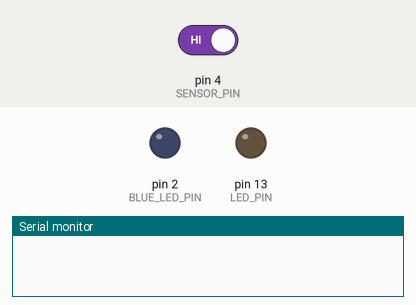
The sketch below on a simulated Arduino Uno, built with avr-gcc and run on an emulated ATmega328P. On the bench: output pins drawn as LEDs (lit = HIGH), the last lines printed to the serial monitor. Inputs (shaded band) come from the test bench; at power-on: pin 4 (SENSOR_PIN) HIGH.

Above: at 1.2 s.
1.3 s: pin 4 (SENSOR_PIN) driven LOW
At 2.5 s:
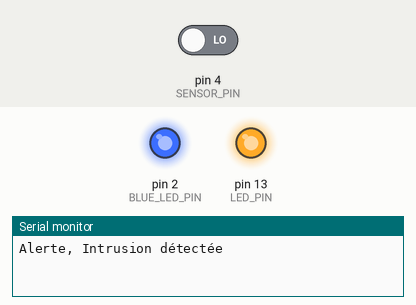
2.8 s: pin 4 (SENSOR_PIN) driven HIGH
At 3.6 s:
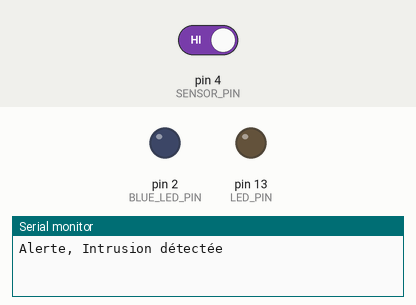
Timing chart, 0 to 5.8 s (numbered marks = the images above; inputs shaded):
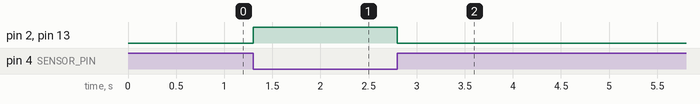

Measured:
- after the input at 1.3 s, pin 2 (BLUE_LED_PIN), pin 13 (LED_PIN): LOW → HIGH at once
- after the input at 2.8 s, pin 2 (BLUE_LED_PIN), pin 13 (LED_PIN): HIGH → LOW at once

The sketch:

sketch_ir_breakbeam.ino
```cpp
// script ir breakbeam - franckysolo 18/12/2016

#define LED_PIN  13
#define SENSOR_PIN  4
#define BLUE_LED_PIN  2

int sensorState = 0, lastState = 0;

void setup() {
  // on intialise la LED en sortie
  pinMode(LED_PIN, OUTPUT);
  pinMode(BLUE_LED_PIN, OUTPUT);
  // le pin du capteur en entrée
  pinMode(SENSOR_PIN, INPUT);
  // On met en route le capteur infra-rouge
  digitalWrite(SENSOR_PIN, HIGH);
  // console de sortie
  Serial.begin(9600);
}

void loop() {
  // A chaque tour on vérifie l'état du capteur
  sensorState = digitalRead(SENSOR_PIN);
  if (sensorState == LOW) {
    // on allume la led
    digitalWrite(LED_PIN, HIGH);
    digitalWrite(BLUE_LED_PIN, HIGH);
  } else {
    // on eteint la led
    digitalWrite(LED_PIN, LOW);
    digitalWrite(BLUE_LED_PIN, LOW);
  }

  if (!sensorState && lastState) {
    Serial.println("Alerte, Intrusion détectée");
  }

  lastState = sensorState;

}
```
